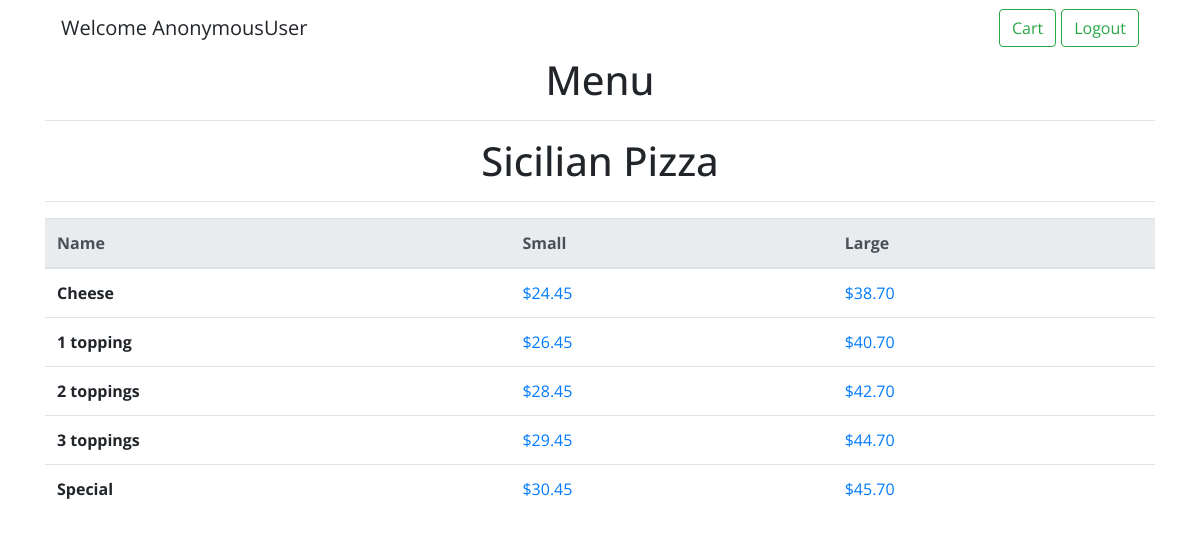
The app's page /menu/Sicilian Pizza with its own data.
### orders/models.py (models this page shows, shortened)
class Sicilian_pizza(models.Model):
    name = models.CharField(max_length=64)
    small = models.DecimalField(max_digits=4, decimal_places=2)
    large = models.DecimalField(max_digits=4, decimal_places=2)
    category = models.CharField(max_length=64, default="Sicilian Pizza")

### orders/views.py (the view)
# urls.py: path("menu/<str:category>", views.menu, name="menu"),
def menu(request, category):
    if category == "Regular Pizza":
        items = Regular_pizza.objects.all()
    elif category == "Sicilian Pizza":
        items = Sicilian_pizza.objects.all()
    elif category == "Pasta":
        items = Pasta.objects.all()
    elif category == "Subs":
        items = Subs.objects.all()
    elif category == "Salads":
        items = Salads.objects.all()
    elif category == "Toppings":
        items = Toppings.objects.all()
    else:
        items = Dinner_platters.objects.all()
    return render(request, 'menu.html', {"items": items, "category": category})

### orders/templates/menu.html (shortened to what this page needs)
{% extends "layout.html" %}
{% block body %}
<nav class="navbar navbar-light justify-content-between">
    <a class="navbar-brand">Welcome {{ user }}</a>
    <form class="form-inline">
        <a href="{% url 'cart' %}" class="btn btn-outline-success my-2 my-sm-0" type="button">Cart</a>
        <a href="{% url 'logout' %}" class="btn btn-outline-success my-2 my-sm-0" type="button" style="margin-left:5px;">Logout</a>
    </form>
</nav>
<h1 align="center">Menu</h1>
<hr>
<h1 align="center">{{ category }}</h1>
<hr>
{% if category == "Sicilian Pizza" %}
<table class="table">
  <thead class="thead-light">
    <tr>
      <th scope="col">Name</th>
      <th scope="col">Small</th>
      <th scope="col">Large</th>
    </tr>
  </thead>
  <tbody>
    {% for item in items %}
    <tr>
      <th scope="row">{{ item.name }}</th>
      <td><a href="{% url 'add' item.name category item.small %}">${{ item.small }}</a></td>
      <td><a href="{% url 'add' item.name category item.large %}">${{ item.large }}</a></td>
    </tr>
    {% endfor %}
  </tbody>
</table>
{% endif %}
{% endblock %}

### orders/templates/layout.html (style rules this page uses)
h1, body { font-family: 'Open Sans', sans-serif; }

### records on screen
Sicilian_pizza: name "Cheese", small "24.45", large "38.70"
Sicilian_pizza: name "1 topping", small "26.45", large "40.70"
Sicilian_pizza: name "2 toppings", small "28.45", large "42.70"
Sicilian_pizza: name "3 toppings", small "29.45", large "44.70"
Sicilian_pizza: name "Special", small "30.45", large "45.70"

### other values on screen
{{ user }} "AnonymousUser"
{{ category }} "Sicilian Pizza"
